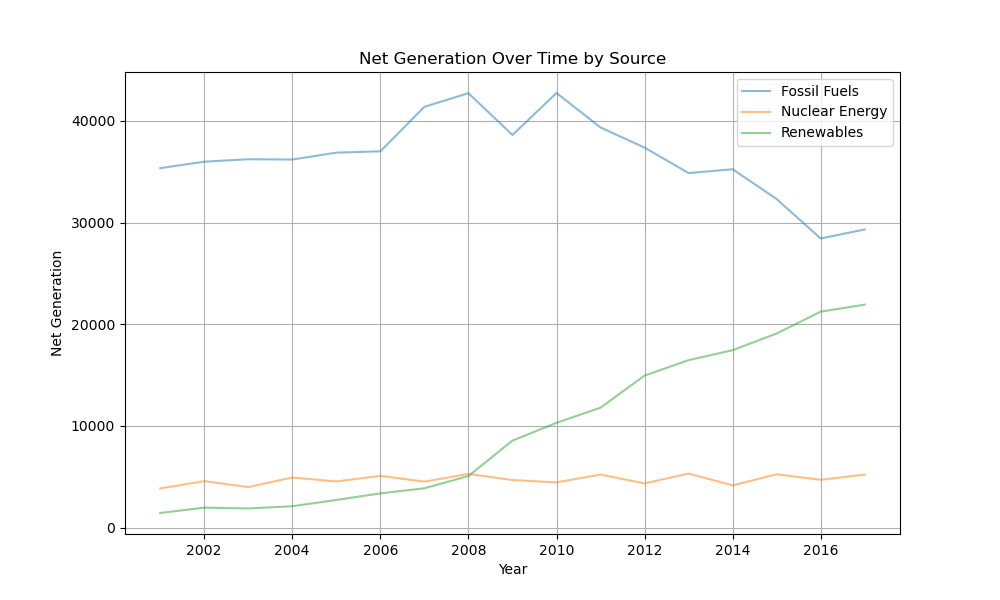

Generate this figure with Python:
import pandas as pd
import matplotlib.pyplot as plt

# Load the CSV file into a DataFrame
df = pd.read_csv('iowa-electricity.csv')

# Convert 'year' column to datetime format
df['year'] = pd.to_datetime(df['year'])

# Group data by 'source'
grouped = df.groupby('source')

# Plot each group with opacity set to 0.5
plt.figure(figsize=(10, 6))
for name, group in grouped:
    plt.plot(group['year'], group['net_generation'], label=name, alpha=0.5)

plt.xlabel('Year')
plt.ylabel('Net Generation')
plt.title('Net Generation Over Time by Source')
plt.legend()
plt.grid(True)
plt.show()
